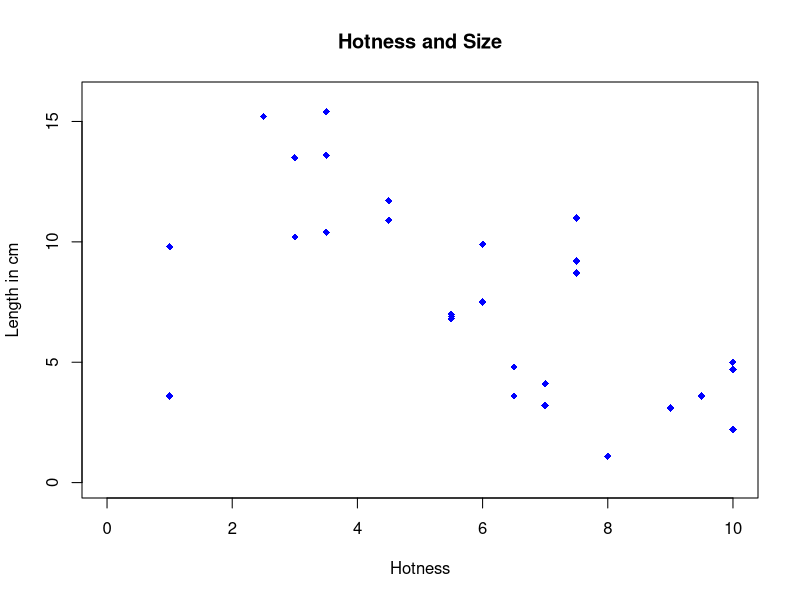

Recreate this plot in R. (Note: this script raises an error after producing the figure.)
chillis <- read.csv(file="./02-chillis.csv", header=TRUE, sep=",")
plot(chillis$Hotness, chillis$Size.in.cm, 
     main="Hotness and Size",
     xlab = "Hotness", xlim=c(0, 10),
     ylab = "Length in cm", ylim=c(0, 16),
     col="blue", pch=18)
abline(lm(chillis$Hotness, chillis$Size.in.cm))
text(Hotness, Rulings, cex=0.7, pos=4)
cor.test(chillis$Hotness, chillis$Size.in.cm, method="pearson")